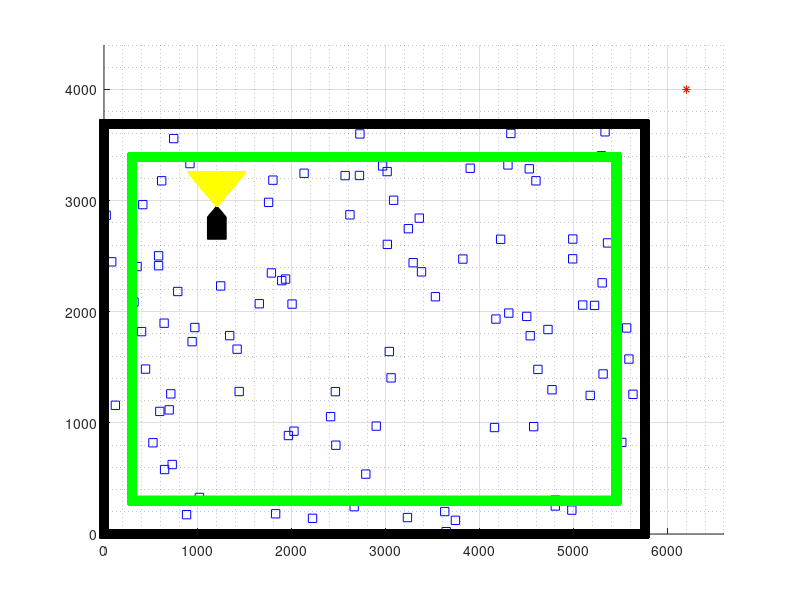

Reproduce this figure in MATLAB.
% TODO 
% Obstacles of various shapes and sizes 
% Translate robot and vision matrix
% Scale robot
% Rotate robot and vision matrix
% Calculate collision 

% Clear workspace, clear plot, reinitialize random number generator 
clear;
clf('reset')
%rng('shuffle')

% User defined variables
xmax = 5756;
ymax = 3691;
offset = 300;
obstacle_count = 100;
vision_width = 300; % width = depth 
vision_depth = 300;

% Generate random start location, direction, and init robot vector 
xinitial = randi([2*offset, xmax-2*offset]);
yinitial = randi([2*offset, ymax-2*offset]);
% theta = randi([0, 3]);
% if theta == 0
% elseif theta == 1
%     theta = pi/2;
% elseif theta == 2
%     theta = pi;
% elseif theta == 3
%     theta = 3*pi/2;  
% end
xrobot = [xinitial, xinitial-100, xinitial-100, xinitial+100, xinitial+100];
yrobot = [yinitial+150, yinitial+50, yinitial-150, yinitial-150, yinitial+50];
g = hgtransform;

% Generate vision array 
partial(vision_depth, vision_width, 2, 2) = 0;
for r = 1:vision_depth
    for c = 1:vision_width
        partial(r,c,1,1) = -(vision_width-c);
        partial(r,c,2,1) = c-1;
        partial(r,c,1,2) = vision_depth-r;
        partial(r,c,2,2) = vision_depth-r;
    end
end

partial(:,:,:,1) = partial(:,:,:,1) + xinitial;
partial(:,:,:,2) = partial(:,:,:,2) + yinitial + 150;

partial(:,:,1,1) = triu(partial(:,:,1,1));
partial(:,:,1,2) = triu(partial(:,:,1,2));
partial(:,:,2,1) = flipud(tril(partial(:,:,2,1)));
partial(:,:,2,2) = fliplr(triu(partial(:,:,2,2)));

vision(vision_depth, vision_width*2, 2) = 0;
vision(:,:,1) = horzcat(partial(:,:,1,1), partial(:,:,2,1));
vision(:,:,2) = horzcat(partial(:,:,1,2), partial(:,:,2,2));
vision(vision == 0) = NaN;

% Generate random x, y coordiantes 
xobj = 1:obstacle_count;
yobj = 1:obstacle_count;
for i = 1:obstacle_count
    xobj(i) = randi([0,xmax]);
    yobj(i) = randi([0,ymax]);
end

% Generate virtual limit coordinates
xmax_new = xmax-offset;
ymax_new = ymax-offset;
xlimit = 1:((xmax_new+ymax_new)*2-4*offset);
ylimit = 1:((xmax_new+ymax_new)*2-4*offset);
for i = 1:(xmax_new-offset) %complete bottom
    xlimit(i) = i+offset;
    ylimit(i) = offset;
end
for i = (xmax_new-offset+1):(xmax_new+ymax_new-2*offset) %complete bottom, right 
    xlimit(i) = xmax_new;
    ylimit(i) = offset+(i-(xmax_new-offset));
end
for i = (xmax_new+ymax_new-2*offset+1):(2*xmax_new+ymax_new-3*offset) %complete bottom, right, top
    xlimit(i) = xmax_new-(i-(xmax_new+ymax_new))-2*offset;
    ylimit(i) = ymax_new;
end
for i = (2*xmax_new+ymax_new-3*offset+1):(2*(xmax_new+ymax_new)-4*offset) %complete bottom, right, top, left 
    xlimit(i) = offset;
    ylimit(i) = ymax_new-(i-(2*xmax_new+ymax_new)+3*offset);
end

% Generate field wall coordinates
xwall = 2:((xmax+ymax)*2);
ywall = 2:((xmax+ymax)*2);
for i = 1:xmax %complete bottom
    xwall(i) = i-1;
    ywall(i) = 0;
end
for i = (xmax+1):(xmax+ymax) %complete bottom, right 
    xwall(i) = xmax;
    ywall(i) = i-xmax-1;
end
for i = (xmax+ymax+1):(2*xmax+ymax) %complete bottom, right, top
    xwall(i) = xmax-(i-(xmax+ymax));
    ywall(i) = ymax;
end
for i = (2*xmax+ymax+1):(2*(xmax+ymax)-1) %complete bottom, right, top, left 
    xwall(i) = 0;
    ywall(i) = ymax-(i+1-(2*xmax+ymax));
end

% Detect objects
obj_detected = 1;

% Visualize data 
hold on
grid on
grid minor
xlim([0 6600])
ylim([0 4400])
patch('XData',xrobot,'YData',yrobot,'FaceColor','black','Parent',g)
plot(vision(:,:,1), vision(:,:,2), 'y.-');
plot(xobj, yobj, 'bs');
plot(xlimit, ylimit, 'gs-');
plot(xwall, ywall, 'ks-');
if obj_detected == 1
    plot(6200, 4000, 'r*')
else
    plot(6200, 4000, 'g*')
end
hold off